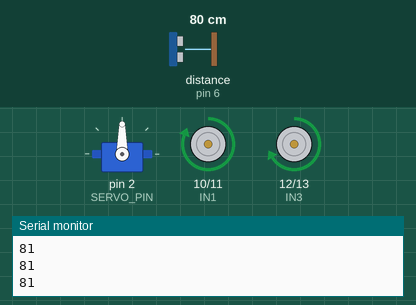
The sketch below on a simulated Arduino Uno, built with avr-gcc and run on an emulated ATmega328P. Shown: servo, motor-driver pin pairs drawn as motors (green arrow = first pin HIGH = forward, orange = second pin HIGH = backward, longer = more drive, scaled by the enable pin), the last lines printed to the serial monitor. Inputs (shaded band) come from the test bench; at power-on: distance to the obstacle (sensor on pin 6) 80 cm. The echo pulse lasts 58.3 µs per cm.

Above: at 1.2 s.
1.3 s: distance to the obstacle (sensor on pin 6) set to 2 cm
At 2.6 s:
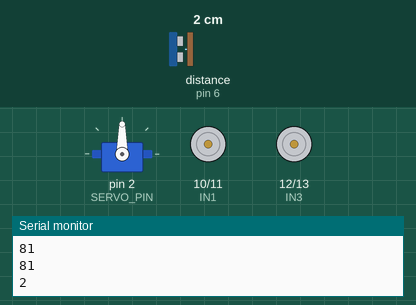
4.3 s: distance to the obstacle (sensor on pin 6) set to 35 cm
At 5.8 s:
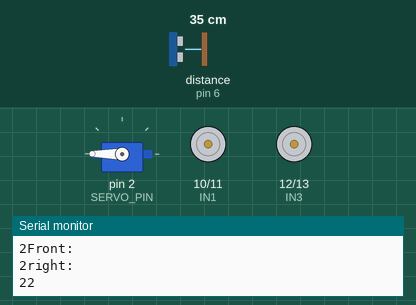
7.3 s: distance to the obstacle (sensor on pin 6) set to 4 cm
At 8.1 s:
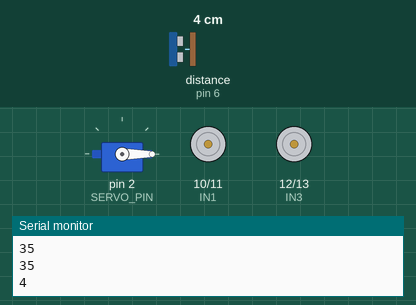
Timing chart, 0 to 16.3 s (numbered marks = the images above; inputs shaded):
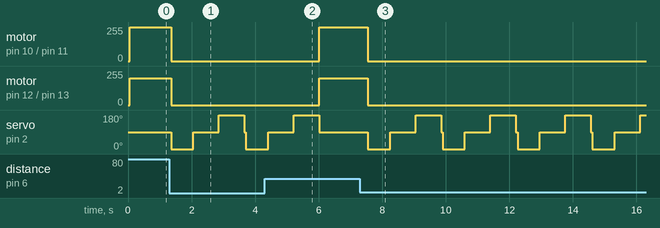

The sketch:

obstacle_avoidance_bot.ino
```cpp
/*
    Team: Top-Gun
*/

#define IN1 10
#define IN2 11
#define IN3 12
#define IN4 13
#define EN_A 8
#define EN_B 9
#define LOOK_LEFT 0
#define LOOK_FRONT 90
#define LOOK_RIGHT 180
#define SERVO_PIN 2
#define TRIGGER_PIN  5
#define ECHO_PIN     6
#define MAX_DISTANCE 150
#define TURN_DELAY 200
#define MOTOR_SPEED 200
#define THRESHOLD 20

#include<Servo.h>
#include<NewPing.h>
Servo myservo;
NewPing sonar(TRIGGER_PIN, ECHO_PIN, MAX_DISTANCE);


int left = 0;
int right = 0;
int front = 0;
int pos = 0;
int dist = 0;
int val;
void setup() {
  pinMode(EN_A, OUTPUT);
  pinMode(EN_B, OUTPUT);
  pinMode(IN1, OUTPUT);
  pinMode(IN2, OUTPUT);
  pinMode(IN3, OUTPUT);
  pinMode(IN4, OUTPUT);
  myservo.attach(SERVO_PIN);
  Serial.begin(9600);
}
void loop() {
  delay(50);
  analogWrite(EN_A, MOTOR_SPEED);
  analogWrite(EN_B, MOTOR_SPEED);
  Serial.println(sonar.ping_cm());
  if(sonar.ping_cm()<=THRESHOLD)
    pos = sonarResponse();

  switch(pos) {
    case 0:
      moveFwd();
      delay(200);
      break;
    case 1:
      moveLeft();
      delay(TURN_DELAY);
      stop();
      break;
    case 2:
      moveRight();
      delay(TURN_DELAY);
      stop();
      break;
    default:
      stop();
  }
}

void moveFwd(){
  digitalWrite (IN1, HIGH);
  digitalWrite (IN2, LOW);
  digitalWrite (IN3, HIGH);
  digitalWrite (IN4, LOW);
}

void moveLeft() {
  digitalWrite (IN1, HIGH);
  digitalWrite (IN2, LOW);
  digitalWrite (IN3, LOW);
  digitalWrite (IN4, HIGH);
}

void moveRight() {
  digitalWrite (IN1, LOW);
  digitalWrite (IN2, HIGH);
  digitalWrite (IN3, HIGH);
  digitalWrite (IN4, LOW);
}

void stop() {
  digitalWrite (IN1, LOW);
  digitalWrite (IN2, LOW);
  digitalWrite (IN3, LOW);
  digitalWrite (IN4, LOW);
}

int sonarResponse() {
    stop();
    // if (sonar.ping_cm()<=THRESHOLD&& sonar.ping_cm()!=0)
    // {
      myservo.write(LOOK_LEFT);
      left = sonar.ping_cm();
      delay(700);
      myservo.write(LOOK_FRONT);
      delay(100);
      front = sonar.ping_cm();
      delay(700);
      myservo.write(LOOK_RIGHT);
      delay(100);
      right = sonar.ping_cm();
      delay(700);
      myservo.write(LOOK_FRONT);

      Serial.println("Left: ");
      Serial.print(left);
      Serial.println("Front: ");
      Serial.print(front);
      Serial.println("right: ");
      Serial.print(right);
    // }
    if (front >= THRESHOLD)
      return 0;
    else if (left >= THRESHOLD)
      return 1;
    else if (right >= THRESHOLD)
      return 2;
    else
      return 3;
  // return val;
}
```

Measured:
- after the input at 1.3 s, motor on pin 10 (IN1) / pin 11 (IN2): forward 255/255 → stopped after 0.06 s; motor on pin 12 (IN3) / pin 13 (IN4): forward 200/255 → stopped after 0.06 s; servo on pin 2 (SERVO_PIN): 90° → 0° after 0.06 s, → 90° 0.70 s later, → 180° 0.80 s later, → 0° 0.80 s later
- after the input at 4.3 s, motor on pin 10 (IN1) / pin 11 (IN2): stopped → forward 255/255 after 1.7 s; motor on pin 12 (IN3) / pin 13 (IN4): stopped → forward 200/255 after 1.7 s; servo on pin 2 (SERVO_PIN): goes on until 6.0 s, then stays 90°
- after the input at 7.3 s, motor on pin 10 (IN1) / pin 11 (IN2): forward 255/255 → stopped after 0.25 s; motor on pin 12 (IN3) / pin 13 (IN4): forward 200/255 → stopped after 0.25 s; servo on pin 2 (SERVO_PIN): 90° → 0° after 0.25 s, then repeats every 2.4 s: 90° 0.80 s, 180° 0.80 s, 90° 0.05 s, 0° 0.70 s
